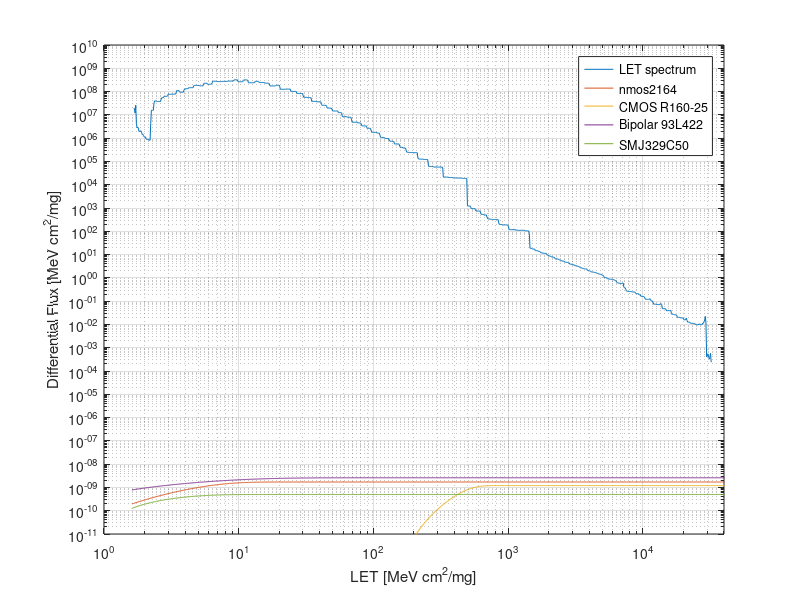

Write MATLAB code to recreate this figure.


format shorteng
LETdat = csvread('data.csv');
x=LETdat(:,1);
Y=LETdat(:,3).*1000;
z=[];
for n=1:4
switch n
case 1
Ln=0.487; Cs=1.71e-5; W=4.95; s=1.422;
case 2
Ln=136.8; Cs=1.2e-5; W=350; s=3.0;
case 3
Ln=0.6; Cs=2.6e-5; W=4.4; s=0.7;
case 4
Ln=1.01; Cs=4.985E-6; W=2.036; s=1.014;
end
y=Cs*(1-exp(-(((x-Ln)/W).^s))).*(x>Ln)*0.0001;
z=[z trapz(x,y.*LETdat(:,3))];
Y=[Y y];
end

z

loglog(repmat(x,[1 5]),Y);

legend({'LET spectrum','nmos2164','CMOS R160-25','Bipolar 93L422','SMJ329C50'})
xlabel('LET [MeV cm^2/mg]')
ylabel('Differential Flux [MeV cm^2/mg]');
grid on

set(gca, 'Xlim', [1 4E4]);
set(gca, 'Ylim', [10E-12 10E9]);